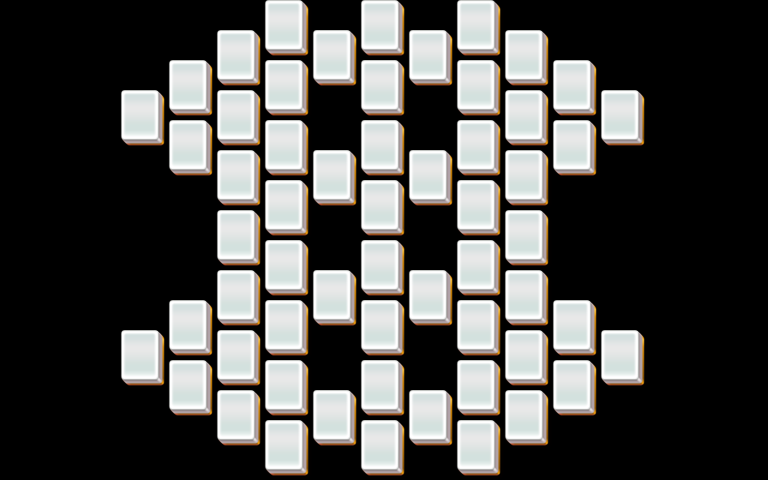

A 2D game scene composited from a Tiled map and its tileset images. What follows is a short description and the map's XML, with each tile layer's data collapsed to a summary:
An orthogonal 32x16 tile map with 24x30 px tiles, 5 tile layers (layer1, layer2, layer3, layer4, ...).

<map version="1.0" orientation="orthogonal" width="32" height="16" tilewidth="24" tileheight="30">
 <properties>
  <property name="species" value="15" />
 </properties>
 <tileset firstgid="1" name="mahjong" tilewidth="48" tileheight="60">
  <image source="mahjong.png" />
 </tileset>
 <layer name="layer1" width="32" height="16">
  <data>[512 cells, 58 non-empty, 1 distinct tile ids]</data>
 </layer>
 <layer name="layer2" width="32" height="16">
  <data>[512 cells, 58 non-empty, 1 distinct tile ids]</data>
 </layer>
 <layer name="layer3" width="32" height="16">
  <data>[512 cells, 32 non-empty, 1 distinct tile ids]</data>
 </layer>
 <layer name="layer4" width="32" height="16">
  <data>[512 cells, 0 non-empty, 0 distinct tile ids]</data>
 </layer>
 <layer name="layer5" width="32" height="16">
  <data>[512 cells, 0 non-empty, 0 distinct tile ids]</data>
 </layer>
</map>
